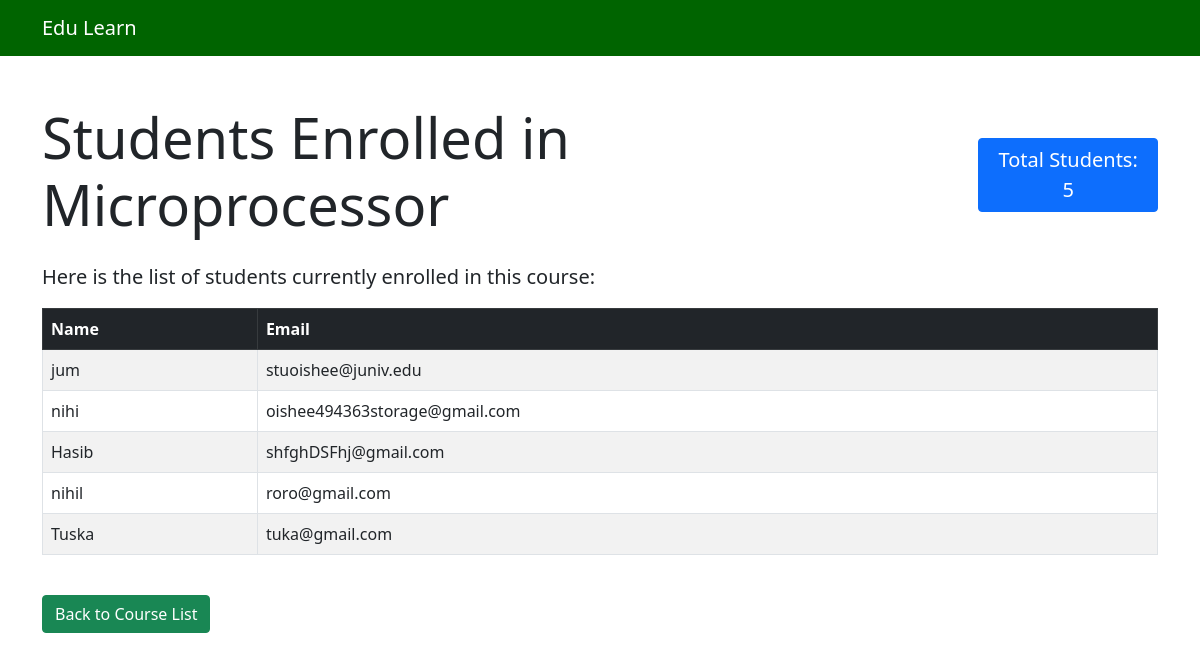
The page /courses/course/4/students/ (signed in) on the database as committed earlier.
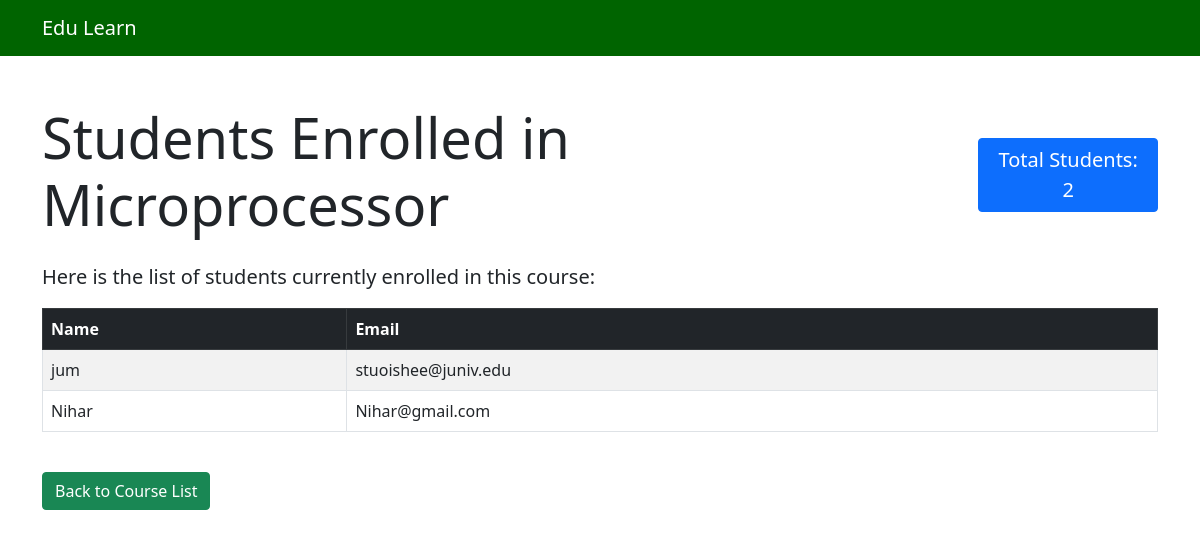
The same page on the database as committed later.
### courses/models.py (models this page shows, shortened)
class Course(models.Model):
    title=models.CharField(max_length=200)
    description=models.TextField()
    duration=models.IntegerField(help_text='Duration in hours')
    thumbnail=models.ImageField(upload_to='course_thumbnail/',null=True,blank=True)
    created_at = models.DateTimeField(auto_now_add=True)
    def students_enrolled(self):
        return self.students.all()

class Student(models.Model):
    user = models.OneToOneField(User, on_delete=models.CASCADE, null=True, blank=True)
    name=models.CharField(max_length=200)
    email=models.EmailField(unique=True)
    enrolled_courses= models.ManyToManyField(Course,related_name='students')
    completed_lessons=models.ManyToManyField(Lesson,related_name='completed_by',blank=True)

### courses/views.py (the view)
# urls.py: path('course/<int:course_id>/students/', views.view_students, name='view_students'),  # New URL for viewing students
@login_required
def view_students(request, course_id):
    course = get_object_or_404(Course, id=course_id)
    students = course.students_enrolled()
    return render(request, 'courses/view_students.html', {'course': course, 'students': students})

### courses/templates/courses/view_students.html (shortened to what this page needs)
{% load static %}
<!DOCTYPE html>
<html lang="en">
<head>
    <link rel="stylesheet" href="{% static 'courses/bootstrap/css/bootstrap.min.css' %}">
</head>
<body>
    <nav class="navbar navbar-expand-lg navbar-dark" style="background-color: #006400;">
        <div class="container">
            <a class="navbar-brand" href="{% url 'course_list' %}">Edu Learn</a>
        </div>
    </nav>
    <div class="container mt-5">
        <div class="d-flex justify-content-between align-items-center mb-3">
            <h1 class="display-4">Students Enrolled in {{ course.title }}</h1>
            <a class="btn btn-primary fs-5">Total Students: {{ students.count }}</a>
        </div>
        <p class="lead">Here is the list of students currently enrolled in this course:</p>
        <table class="table table-bordered table-striped table-hover">
            <thead class="table-dark">
                <tr>
                    <th>Name</th>
                    <th>Email</th>
                </tr>
            </thead>
            <tbody>
                {% for student in students %}
                    <tr>
                        <td>{{ student.name }}</td>
                        <td>{{ student.email }}</td>
                    </tr>
                {% empty %}
                    <tr>
                        <td colspan="2" class="text-center">No students enrolled yet.</td>
                    </tr>
                {% endfor %}
            </tbody>
        </table>
        <a href="{% url 'course_list' %}" class="btn btn-success mt-4">Back to Course List</a>
    </div>
</body>
</html>

Rows that differ between the two databases and show on the page:
removed Student: name "nihi", email "oishee494363storage@gmail.com"
removed Student: name "Hasib", email "shfghDSFhj@gmail.com"
removed Student: name "nihil", email "roro@gmail.com"
removed Student: name "Tuska", email "tuka@gmail.com"
added Student: name "Nihar", email "Nihar@gmail.com"
Other text that changed with them:
{{ students.count }}: "5" → "2"
